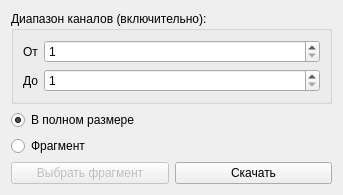
<?xml version="1.0" encoding="UTF-8"?>
<ui version="4.0">
 <class>DownloadWidget</class>
 <widget class="QWidget" name="DownloadWidget">
  <property name="geometry">
   <rect>
    <x>0</x>
    <y>0</y>
    <width>343</width>
    <height>174</height>
   </rect>
  </property>
  <property name="windowTitle">
   <string>Form</string>
  </property>
  <layout class="QVBoxLayout" name="verticalLayout">
   <item>
    <widget class="QGroupBox" name="groupBox">
     <property name="title">
      <string>Диапазон каналов (включительно):</string>
     </property>
     <layout class="QFormLayout" name="formLayout">
      <item row="0" column="0">
       <widget class="QLabel" name="label">
        <property name="text">
         <string>От</string>
        </property>
       </widget>
      </item>
      <item row="0" column="1">
       <widget class="QSpinBox" name="fromSpinBox">
        <property name="minimum">
         <number>1</number>
        </property>
        <property name="maximum">
         <number>242</number>
        </property>
       </widget>
      </item>
      <item row="1" column="0">
       <widget class="QLabel" name="label_2">
        <property name="text">
         <string>До</string>
        </property>
       </widget>
      </item>
      <item row="1" column="1">
       <widget class="QSpinBox" name="toSpinBox">
        <property name="minimum">
         <number>1</number>
        </property>
        <property name="maximum">
         <number>242</number>
        </property>
       </widget>
      </item>
     </layout>
    </widget>
   </item>
   <item>
    <widget class="QRadioButton" name="fullSizeRadioButton">
     <property name="text">
      <string>В полном размере</string>
     </property>
     <property name="checked">
      <bool>true</bool>
     </property>
    </widget>
   </item>
   <item>
    <widget class="QRadioButton" name="fragmentRadioButton">
     <property name="text">
      <string>Фрагмент</string>
     </property>
    </widget>
   </item>
   <item>
    <layout class="QHBoxLayout" name="horizontalLayout">
     <item>
      <widget class="QPushButton" name="selectFragmentButton">
       <property name="enabled">
        <bool>false</bool>
       </property>
       <property name="text">
        <string>Выбрать фрагмент</string>
       </property>
      </widget>
     </item>
     <item>
      <widget class="QPushButton" name="downloadButton">
       <property name="text">
        <string>Скачать</string>
       </property>
      </widget>
     </item>
    </layout>
   </item>
  </layout>
 </widget>
 <resources/>
 <connections>
  <connection>
   <sender>fragmentRadioButton</sender>
   <signal>toggled(bool)</signal>
   <receiver>selectFragmentButton</receiver>
   <slot>setEnabled(bool)</slot>
   <hints>
    <hint type="sourcelabel">
     <x>50</x>
     <y>229</y>
    </hint>
    <hint type="destinationlabel">
     <x>162</x>
     <y>232</y>
    </hint>
   </hints>
  </connection>
 </connections>
</ui>
